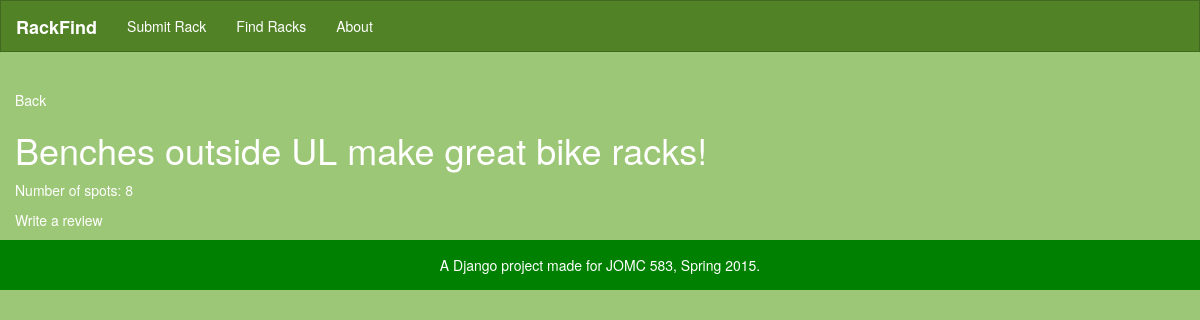
The app's page /detail/2, older data.
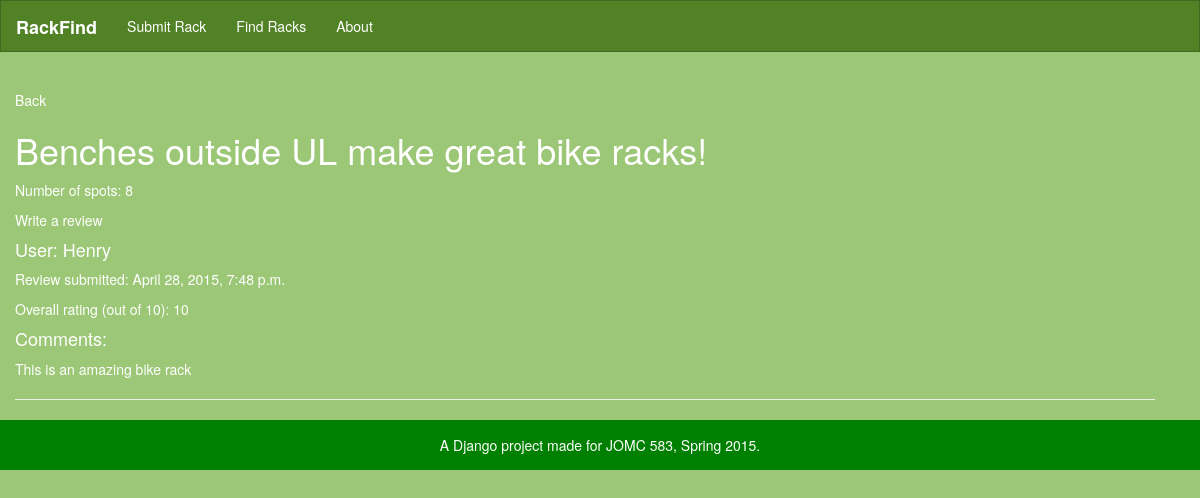
The same page, newer data.
### parking/models.py (models this page shows, shortened)
class Rack(models.Model):
    lat = models.CharField(unique=False, max_length=50)
    lng = models.CharField(unique=False, max_length=50)
    description = models.CharField(unique=False, max_length=1000)
    capacity = models.IntegerField (max_length=3, null='True')
    covered = models.BooleanField (default=False)
    intended = models.BooleanField (default=True)
    class Meta(object):
        verbose_name_plural = "racks"
        ordering = ('lat', 'lng', 'description', 'capacity', 'covered', 'intended')

class Review(models.Model):
    username = models.CharField(unique=False, max_length=50)
    rating = models.IntegerField(max_length=1, null='True')
    review = models.CharField(unique=False, max_length=1000)
    crime = models.BooleanField(default=False)
    rack = models.ForeignKey(Rack)
    date_created = models.DateTimeField(default=timezone.now, auto_now_add=True)
    class Meta(object):
        verbose_name_plural = "reviews"
        ordering = ('username', 'rating', 'review')

### parking/views.py (the view)
# urls.py: url(r'^detail/(?P<pk>\d+)$', 'parking.views.detail', name='detail'),
def detail (request, pk):
    rack = get_object_or_404(Rack, id=pk)
    reviews = rack.review_set.all()
    return render(request, "parking/rack.html", {
        'rack': rack,
        'reviews': reviews
    })

### parking/templates/parking/rack.html (shortened to what this page needs)
{% extends 'base.html' %}
{% load static from staticfiles %}
{% block content %}
<a href="{%url 'find' %}">Back</a>
<h1>{{ rack.description }}</h1>
<p>Number of spots: {{ rack.capacity }}</p>
<p><a href="{% url 'review' rack.id %}">Write a review</a></p>
{% for review in reviews %}
    <h4>User: {{ review.username }}</h4>
{% load tz %}
{% localtime on %}
    <p>Review submitted: {{ review.date_created }}</p>
{% endlocaltime %}
    <p>Overall rating (out of 10): {{ review.rating}} </p>
    <h4>Comments:</h4>
    <p>{{ review.review }}</p>
    <hr>
{% endfor %}
{% endblock %}

### bikeparking/templates/base.html (shortened to what this page needs)
{% load static from staticfiles %}
<!DOCTYPE html>
<html lang="en">
    <head>
        <link href="../static/css/bikestrap.css" rel="stylesheet" type="text/css">
        <link href="../static/css/styles.css" rel="stylesheet" type="text/css" />
    </head>
    <body>
        <header>
            <div class="nav navbar navbar-default fixnav">
                <div class="container">
                    <div class="navbar-header">
                        <a class="navbar-brand" href="{% url 'find' %}"><b>RackFind</b></a>
                    </div>
                    <div clas="navbar-collapse collapse">
                        <ul class="nav navbar-nav">
                            <li><a href="{% url 'submit' %}">Submit Rack</a></li>
                            <li><a href="{% url 'find' %}">Find Racks</a></li>
                            <li><a href="{% url 'about' %}">About</a></li>
                        </ul>
                    </div>
                </div>
            </div>
        <li></li>
        </header>
    <div class="container topThis">
     {% block content %}
     {% endblock %}
    </div>
     <footer class="footer"><p>A Django project made for JOMC 583, Spring 2015.<p></footer>
    </body>
</html>

### bikeparking/static/css/styles.css (style rules this page uses)
.footer { position: relative; bottom: 0%; width: 100%; text-align: center; height: 50px; background: green; padding: 15px 15px 15px 15px; color: white; }
.footer > p, .footer > p> a { color: #ffffff; text-decoration: none; }
.fixnav { position: fixed; top: 0; width: 100%; z-index: 1000; }
.topThis { margin-top: 70px; }
.container { margin-left: 0px; margin-right: 0px; }

Row changes from the older to the newer data that the page shows:
added Review: username "Henry", date_created "April 28, 2015, 7:48 p.m.", rating "10", review "This is an amazing bike rack"
